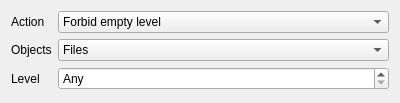
<?xml version="1.0" encoding="UTF-8"?>
<ui version="4.0">
 <class>EmptyvalWidget</class>
 <widget class="QWidget" name="EmptyvalWidget">
  <property name="geometry">
   <rect>
    <x>0</x>
    <y>0</y>
    <width>400</width>
    <height>103</height>
   </rect>
  </property>
  <property name="windowTitle">
   <string>Ckeck empty directories</string>
  </property>
  <property name="windowIcon">
   <iconset theme="folder-new">
    <normaloff>.</normaloff>.</iconset>
  </property>
  <layout class="QFormLayout" name="formLayout">
   <property name="fieldGrowthPolicy">
    <enum>QFormLayout::AllNonFixedFieldsGrow</enum>
   </property>
   <property name="rowWrapPolicy">
    <enum>QFormLayout::DontWrapRows</enum>
   </property>
   <property name="labelAlignment">
    <set>Qt::AlignLeading|Qt::AlignLeft|Qt::AlignVCenter</set>
   </property>
   <property name="formAlignment">
    <set>Qt::AlignLeading|Qt::AlignLeft|Qt::AlignTop</set>
   </property>
   <item row="0" column="0">
    <widget class="QLabel" name="actionLabel">
     <property name="text">
      <string>Action</string>
     </property>
     <property name="buddy">
      <cstring>actionCombo</cstring>
     </property>
    </widget>
   </item>
   <item row="0" column="1">
    <widget class="QComboBox" name="actionCombo">
     <item>
      <property name="text">
       <string>Forbid empty level</string>
      </property>
     </item>
     <item>
      <property name="text">
       <string>Force empty level</string>
      </property>
     </item>
    </widget>
   </item>
   <item row="2" column="0">
    <widget class="QLabel" name="levelLabel">
     <property name="text">
      <string>Level</string>
     </property>
     <property name="buddy">
      <cstring>levelSpin</cstring>
     </property>
    </widget>
   </item>
   <item row="2" column="1">
    <widget class="QSpinBox" name="levelSpin">
     <property name="specialValueText">
      <string comment="level">Any</string>
     </property>
     <property name="minimum">
      <number>-1</number>
     </property>
     <property name="maximum">
      <number>99</number>
     </property>
     <property name="value">
      <number>-1</number>
     </property>
    </widget>
   </item>
   <item row="1" column="0">
    <widget class="QLabel" name="objectLabel">
     <property name="text">
      <string>Objects</string>
     </property>
     <property name="buddy">
      <cstring>objectCombo</cstring>
     </property>
    </widget>
   </item>
   <item row="1" column="1">
    <widget class="QComboBox" name="objectCombo">
     <item>
      <property name="text">
       <string>Files</string>
      </property>
     </item>
     <item>
      <property name="text">
       <string>Directories</string>
      </property>
     </item>
     <item>
      <property name="text">
       <string comment="objects">Any</string>
      </property>
     </item>
    </widget>
   </item>
  </layout>
 </widget>
 <tabstops>
  <tabstop>actionCombo</tabstop>
  <tabstop>objectCombo</tabstop>
  <tabstop>levelSpin</tabstop>
 </tabstops>
 <resources/>
 <connections/>
</ui>
